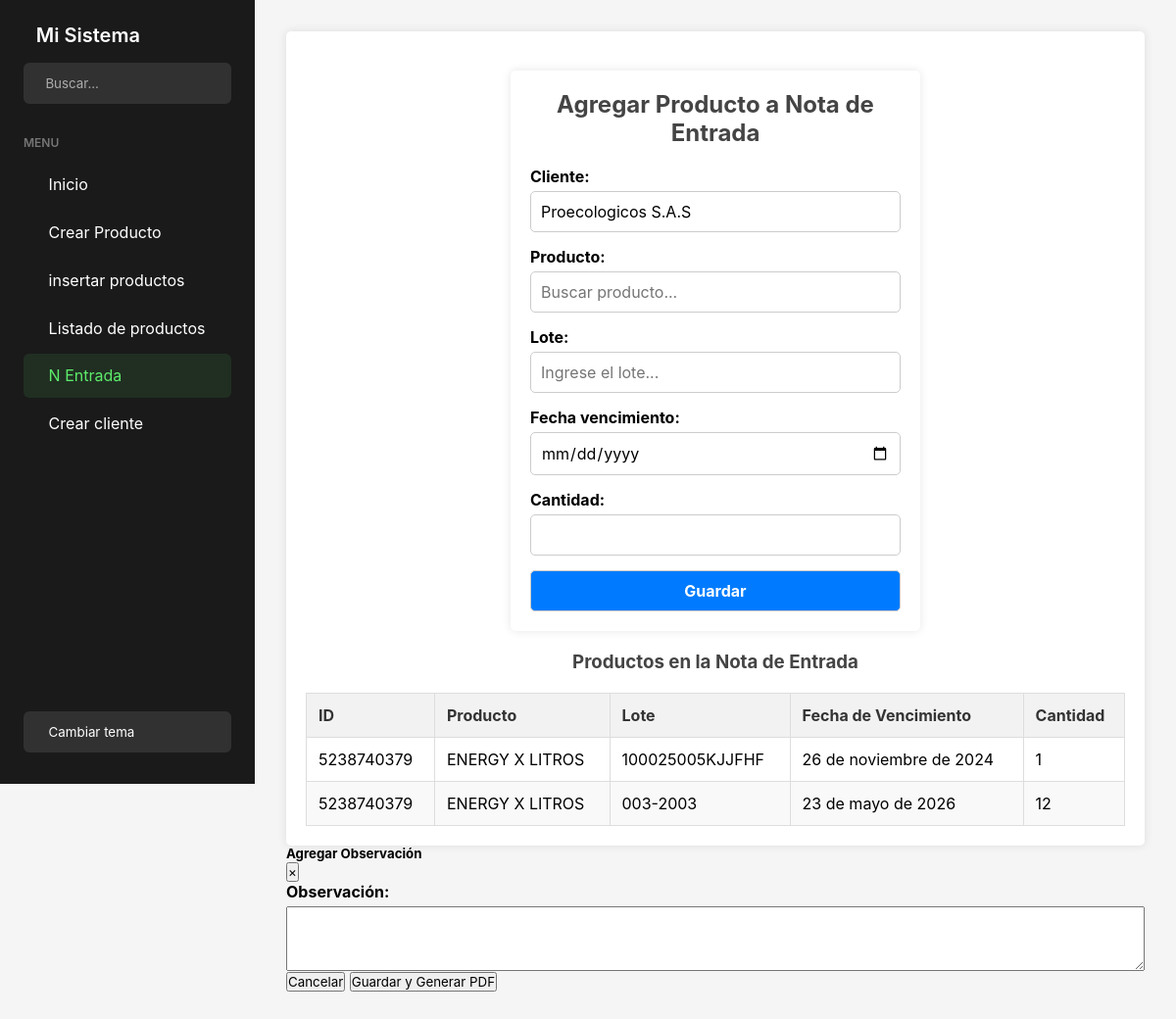
The app's page /agregar_nota_entrada/, older data.
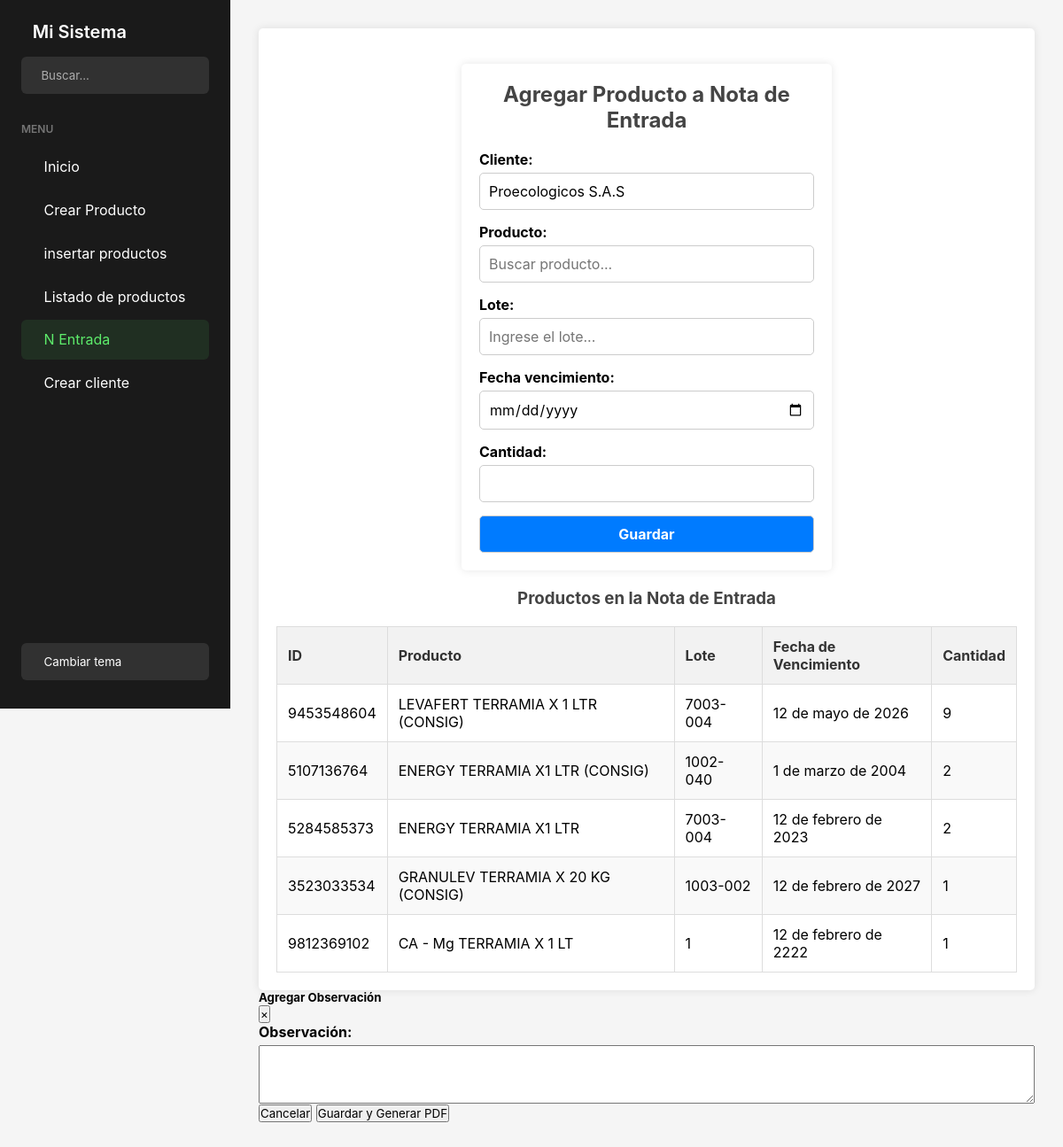
The same page, newer data.
### APP_PM/models.py (models this page shows, shortened)
class NotaEntrada(models.Model):
    producto = models.ForeignKey('Crear_producto', on_delete=models.CASCADE)  # Relación con el producto
    cantidad = models.PositiveIntegerField()  # Cantidad de producto ingresada
    lote = models.CharField(max_length=100, default='')   # Número de lote del producto
    fecha_vencimiento = models.DateField(null=True, blank=True) # Fecha de vencimiento del producto
    cliente = models.CharField(max_length=100, default='Proecologicos S.A.S')  # Nombre del cliente, valor predeterminado

class Crear_producto(models.Model):
    LINEA_OPCIONES = [
        ('001', 'Fertilizantes'),
        ('002', 'Bioinsumos'),
        ('003', 'Materia Prima'),
        ('004', 'Coayudantes'),
        ('005', 'Comercializacion de productos'),
        ('006', 'Equipos de pulverizador'),
        ('007', 'Fungicidas'),
        ('008', 'Herbicidas'),
        ('009', 'Insecticidas'),
        ('010', 'Insumos'),
        ('011', 'Mercancia en Consignacion'),
        ('012', 'Productos fabricados - No Propios'),
    ]
    GRUPO_OPCIONES = [
        ('001', 'Biofungicidas'),
        ('002', 'Comercializacion de productos'),
        ('003', 'Materia Prima'),
        ('004', 'Fertilizantes'),
        ('005', 'Foliares'),
        ('006', 'Granulados'),
        ('007', 'Insumos'),
        ('008', 'Liquido'),
        ('009', 'Organicos'),
        ('010', 'Polvo'),
        ('011', 'Productos fabricados - No Propios'),
        ('012', 'Pulverizador Liquido'),
    ]
    id_producto = models.CharField(max_length=10, unique=True, editable=False, blank=True)
    nombre_producto = models.CharField(max_length=100)
    linea = models.CharField(max_length=100, choices=LINEA_OPCIONES)
    grupo = models.CharField(max_length=100, choices=GRUPO_OPCIONES)
    marca = models.CharField(max_length=100)

### APP_PM/views.py (the view)
# urls.py: path('agregar_nota_entrada/', views.agregar_nota_entrada, name='agregar_nota_entrada'),
def agregar_nota_entrada(request):
    if request.method == 'POST':
        form = NotaEntradaForm(request.POST)
        producto_id = request.POST.get('producto_id')
        if form.is_valid() and producto_id:
            nota = form.save(commit=False)
            nota.producto = Crear_producto.objects.get(id=producto_id)
            nota.save()
            return redirect('agregar_nota_entrada')
    else:
        form = NotaEntradaForm()
    notas = NotaEntrada.objects.all()
    return render(request, 'Notas/Nota_Entrada.html', {'form': form, 'notas': notas})

### APP_PM/forms.py
class NotaEntradaForm(forms.ModelForm):
    producto_nombre = forms.CharField(
        label="Producto",
        widget=forms.TextInput(attrs={
            'class': 'form-control',
            'placeholder': 'Buscar producto...'
        })
    )
    cliente = forms.CharField(
        label="Cliente",
        initial="Proecologicos S.A.S",  # Valor predeterminado
        widget=forms.TextInput(attrs={
            'class': 'form-control'
        })
    )
    class Meta:
        model = NotaEntrada
        fields = ['producto_nombre', 'lote', 'fecha_vencimiento', 'cantidad', 'cliente']
        widgets = {
            'cantidad': forms.NumberInput(attrs={
                'class': 'form-control',
                'min': 1
            }),
            'lote': forms.TextInput(attrs={
                'class': 'form-control',
                'placeholder': 'Ingrese el lote...'
            }),
            'fecha_vencimiento': forms.DateInput(attrs={
                'class': 'form-control',
                'type': 'date'  # Selector de fecha
            }),
        }

### APP_PM/templates/Notas/Nota_Entrada.html (shortened to what this page needs)
{% extends 'Home/home.html' %}
{% load static %}
{% block content %}
<!DOCTYPE html>
<html lang="es">
    <head>
        <link href="https://code.jquery.com/ui/1.12.1/themes/base/jquery-ui.css" rel="stylesheet">
        <link rel="stylesheet" href="{% static 'css/Nota_entrada.css' %}">
</head>
<body>
<div class="container">
    <div class=" container_Form">
        <h2>Agregar Producto a Nota de Entrada</h2>
        <form method="post">
            <div>
                {{ form.cliente.label_tag }}
                {{ form.cliente }}
            </div>
            <div>
                {{ form.producto_nombre.label_tag }}
                {{ form.producto_nombre }}
            </div>
            <div>
                {{ form.lote.label_tag }}
                {{ form.lote }}
            </div>
            <div>
                {{ form.fecha_vencimiento.label_tag }}
                {{ form.fecha_vencimiento }}
            </div>
            <div>
                {{ form.cantidad.label_tag }}
                {{ form.cantidad }}
            </div>
            <button type="submit">Guardar</button>
        </form>
    </div>
    <div class="container_tabla">
        <h3>Productos en la Nota de Entrada</h3>
        <table>
            <thead>
                <tr>
                    <th>ID</th>
                    <th>Producto</th>
                    <th>Lote</th>
                    <th>Fecha de Vencimiento</th>
                    <th>Cantidad</th>
                </tr>
            </thead>
            <tbody>
                {% for nota in notas %}
                <tr>
                    <td>{{ nota.producto.id_producto }}</td>
                    <td>{{ nota.producto.nombre_producto }}</td>
                    <td>{{ nota.lote }}</td>
                    <td>{{ nota.fecha_vencimiento }}</td>
                    <td>{{ nota.cantidad }}</td>
                </tr>
                {% endfor %}
            </tbody>
        </table>
    </div>
</div>
<div class="modal fade" id="modalObservacion" tabindex="-1" role="dialog" aria-labelledby="modalObservacionLabel" aria-hidden="true">
    <div class="modal-dialog" role="document">
        <div class="modal-content">
            <div class="modal-header">
                <h5 class="modal-title" id="modalObservacionLabel">Agregar Observación</h5>
                <button type="button" class="close" data-dismiss="modal" aria-label="Cerrar">
                    <span aria-hidden="true">&times;</span>
                </button>
            </div>
            <div class="modal-body">
                <form id="formObservacion">
                    <div class="form-group">
                        <label for="observacion">Observación:</label>
                        <textarea id="observacion" class="form-control" rows="4"></textarea>
                    </div>
                </form>
            </div>
            <div class="modal-footer">
                <button type="button" class="btn btn-secondary" data-dismiss="modal">Cancelar</button>
                <button type="button" id="guardarObservacion" class="btn btn-primary">Guardar y Generar PDF</button>
            </div>
        </div>
    </div>
</div>
</body>
</html>
{% endblock %}

### APP_PM/templates/Home/home.html (shortened to what this page needs)
<!DOCTYPE html>
<html lang="es">
<head>
    {% load static %}
    <link href="https://cdn.jsdelivr.net/npm/remixicon@3.5.0/fonts/remixicon.css" rel="stylesheet">
    <link rel="stylesheet" href="https://cdnjs.cloudflare.com/ajax/libs/font-awesome/6.0.0-beta3/css/all.min.css">
    <link rel="stylesheet" href="{% static 'css/home.css' %}">
</head>
<body>
    <div class="wrapper">
        <aside class="sidebar">
            <div class="sidebar-header">
                <div class="logo">
                    <span>Mi Sistema</span>
                </div>
                <button id="toggle-sidebar" class="toggle-btn">
                </button>
                <div class="search-box">
                    <input type="text" placeholder="Buscar...">
                </div>
            </div>
            <ul class="sidebar-menu">
                <li class="menu-header">Menu</li>
                <li class="menu-item {% if request.path == '/' %}active{% endif %}">
                    <a href="{% url 'home' %}">
                        <span>Inicio</span>
                    </a>
                </li>
                <li class="menu-item {% if 'crear_producto' in request.path %}active{% endif %}">
                    <a href="{% url 'crear_producto' %}">
                        <span>Crear Producto</span>
                    </a>
                </li>
                <li class="menu-item {% if 'insertar_productos' in request.path %}active{% endif %}">
                    <a href="{% url 'insertar_productos' %}">
                        <span>insertar productos</span>
                    </a>
                </li>
                <li class="menu-item {% if 'productos_listado' in request.path %}active{% endif %}">
                    <a href="{% url 'productos_listado' %}">
                        <span>Listado de productos</span>
                    </a>
                </li>
                <li class="menu-item {% if 'agregar_nota_entrada' in request.path %}active{% endif %}">
                    <a href="{% url 'agregar_nota_entrada' %}">
                        <span>N Entrada</span>
                    </a>
                </li>
                <li class="menu-item">
                    <a href="#">
                        <span>Crear cliente</span>
                    </a>
                </li>
            </ul>
            <div class="theme-toggle">
                <button id="theme-toggle">
                    <span>Cambiar tema</span>
                </button>
            </div>
        </aside>
        <main class="content">
            {% block content %}
            {% endblock %}
        </main>
    </div>
</body>
</html>

### APP_PM/static/css/home.css (style rules this page uses)
:root { --primary-color: #5dec6b; --sidebar-width: 260px; --sidebar-collapsed-width: 80px; --header-height: 60px; --sidebar-bg: #1a1a1a; --sidebar-color: #fff; --hover-bg: rgba(93, 236, 107, 0.1); }
.container { max-width: 100%; padding: 20px; background-color: #fff; border-radius: 5px; box-shadow: 0 0 10px rgba(0, 0, 0, 0.1); }
* { margin: 0; padding: 0; box-sizing: border-box; font-family: 'Inter', sans-serif; }
body { background-color: #f5f5f5; }
.wrapper { display: flex; min-height: 100vh; }
.sidebar { width: var(--sidebar-width); background: var(--sidebar-bg); color: var(--sidebar-color); height: 100vh; position: fixed; padding: 1.5rem; transition: all 0.3s ease; }
.sidebar-header { margin-bottom: 2rem; position: relative; }
.toggle-btn { position: absolute; top: 0; right: 0; background: transparent; border: none; color: var(--sidebar-color); cursor: pointer; padding: 0.5rem; font-size: 1.25rem; display: flex; align-items: center; justify-content: center; }
.logo { display: flex; align-items: center; gap: 0.8rem; font-size: 1.25rem; font-weight: 600; margin-bottom: 1rem; }
.search-box { background: rgba(255, 255, 255, 0.1); border-radius: 6px; padding: 0.8rem; display: flex; align-items: center; gap: 0.6rem; }
.search-box input { background: transparent; border: none; outline: none; color: var(--sidebar-color); width: 100%; }
.search-box input::placeholder { color: rgba(255, 255, 255, 0.6); }
.sidebar-menu { list-style: none; }
.menu-header { text-transform: uppercase; font-size: 0.75rem; font-weight: 600; margin-bottom: 0.8rem; color: rgba(255, 255, 255, 0.4); }
.menu-item a { display: flex; align-items: center; gap: 0.8rem; padding: 0.8rem; text-decoration: none; color: var(--sidebar-color); border-radius: 6px; margin-bottom: 0.2rem; }
.menu-item.active a, .menu-item a:hover { background: var(--hover-bg); color: var(--primary-color); }
.theme-toggle { position: absolute; bottom: 2rem; width: calc(100% - 3rem); }
.theme-toggle button { width: 100%; padding: 0.8rem; border: none; background: rgba(255, 255, 255, 0.1); color: var(--sidebar-color); border-radius: 6px; cursor: pointer; display: flex; align-items: center; gap: 0.8rem; }
.content { margin-left: var(--sidebar-width); padding: 2rem; width: calc(100% - var(--sidebar-width)); transition: all 0.3s ease; }

### APP_PM/templates/Notas/Nota_Entrada.html (style rules this page uses)
.container_Form { max-width: 50%; margin: 20px auto; padding: 20px; background-color: #fff; border-radius: 5px; box-shadow: 0 0 10px rgba(0, 0, 0, 0.1); }
h2, h3 { text-align: center; color: #444; margin-bottom: 20px; }
form { display: flex; flex-direction: column; gap: 15px; }
form div { display: flex; flex-direction: column; }
form label { font-weight: bold; margin-bottom: 5px; }
form input, form select, button[type="submit"] { padding: 10px; font-size: 1rem; border: 1px solid #ccc; border-radius: 5px; transition: border-color 0.3s ease, box-shadow 0.3s ease; }
button[type="submit"] { background-color: #007bff; color: #fff; cursor: pointer; font-weight: bold; }
table { width: 100%; border-collapse: collapse; margin-top: 20px; }
table th, table td { padding: 12px; border: 1px solid #ddd; text-align: left; }
table thead th { background-color: #f2f2f2; color: #333; font-weight: bold; }
table tbody tr:nth-child(even) { background-color: #f9f9f9; }

Row changes from the older to the newer data that the page shows:
changed NotaEntrada: producto.id_producto "5238740379" → "9453548604"; producto.nombre_producto "ENERGY X LITROS" → "LEVAFERT TERRAMIA X 1 LTR (CONSIG)"; lote "100025005KJJFHF" → "7003-004"; fecha_vencimiento "26 de noviembre de 2024" → "12 de mayo de 2026"; cantidad "1" → "9"
changed NotaEntrada: producto.id_producto "5238740379" → "5107136764"; producto.nombre_producto "ENERGY X LITROS" → "ENERGY TERRAMIA X1 LTR (CONSIG)"; lote "003-2003" → "1002-040"; fecha_vencimiento "23 de mayo de 2026" → "1 de marzo de 2004"; cantidad "12" → "2"
added NotaEntrada: producto.id_producto "5284585373", producto.nombre_producto "ENERGY TERRAMIA X1 LTR", lote "7003-004", fecha_vencimiento "12 de febrero de 2023", cantidad "2"
added NotaEntrada: producto.id_producto "3523033534", producto.nombre_producto "GRANULEV TERRAMIA X 20 KG (CONSIG)", lote "1003-002", fecha_vencimiento "12 de febrero de 2027", cantidad "1"
added NotaEntrada: producto.id_producto "9812369102", producto.nombre_producto "CA - Mg TERRAMIA X 1 LT", lote "1", fecha_vencimiento "12 de febrero de 2222", cantidad "1"
